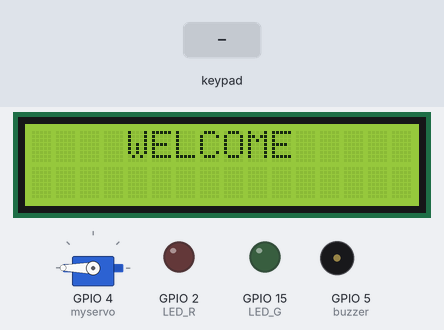
A sketch run on a simulated ESP32. Parts: 16×2 character LCD, servo, output pins drawn as LEDs (lit = HIGH), buzzer (waves = sounding, pin HIGH). The inputs (shaded band) are chosen by the test bench. What the sketch prints to the serial monitor is not drawn.

Above: at 1.2 s.
1.3 s: keypad keys 1 2 3 4 pressed 0.4 s apart
At 2.9 s:
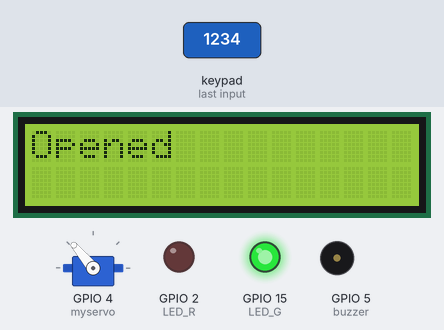
4.4 s: key 'B' pressed
At 5.7 s:
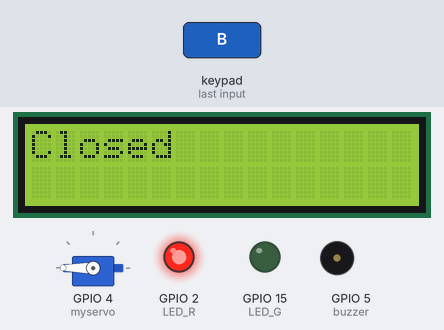
7.4 s: keypad keys 1 3 9 7 A pressed 0.4 s apart
At 9.9 s:
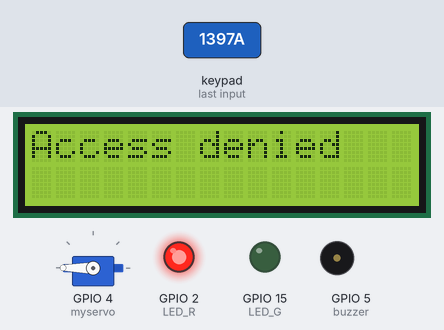
12.4 s: keypad keys 1 2 3 4 # pressed 0.4 s apart
At 15.7 s:
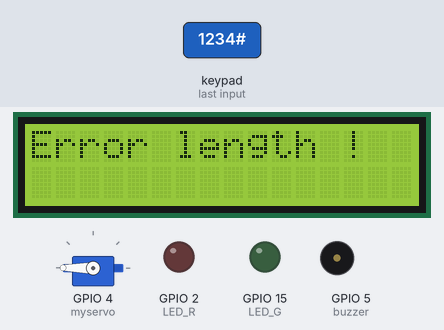
15.9 s: key '4' pressed
At 18.4 s:
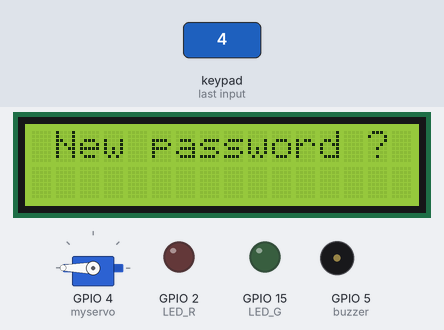
18.7 s: keypad keys 1 2 3 4 * pressed 0.4 s apart
At 20.3 s:
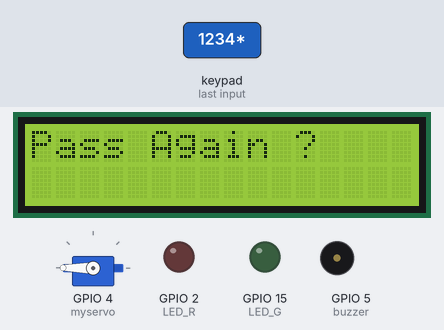
Timing chart, 0 to 21.8 s (numbered marks = the images above; inputs shaded):
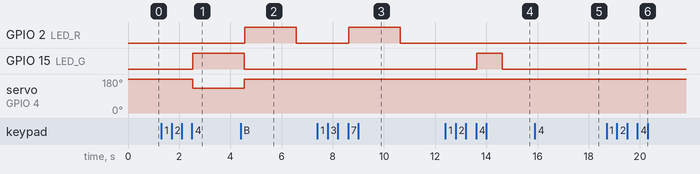

The sketch:

codeCesp32.ino
```cpp
#include <Wire.h>
#include <LiquidCrystal_I2C.h>
#include <Keypad.h>
#include <ESP32Servo.h>

LiquidCrystal_I2C lcd(0x27, 16, 2);
Servo myservo;

const byte ROWS = 4;
const byte COLS = 4;

char keys[ROWS][COLS] = {
  { '1', '2', '3', 'A' },
  { '4', '5', '6', 'B' },
  { '7', '8', '9', 'C' },
  { '*', '0', '#', 'D' }
};

byte rowPins[ROWS] = { 13, 12, 14, 27 };
byte colPins[COLS] = { 26, 25, 33, 32 };
Keypad keypad = Keypad(makeKeymap(keys), rowPins, colPins, ROWS, COLS);

int LED_G = 15;
int LED_R = 2;
int buzzer = 5;

const int maxAttempts = 3;
int lockDuration = 10000;
const int additionalLockTime = 10000;

String adminPassword = "1234";
String enteredPassword = "";
unsigned long lockTime = 0;
int failedAttempts = 0;
bool doorLocked = false;
bool lcdIsDisplayed = false;

int passwordLength = 4;

void setup() {
  Serial.begin(115200);
  lcd.init();
  lcd.backlight();
  lcd.clear();
  pinMode(LED_G, OUTPUT);
  pinMode(LED_R, OUTPUT);
  pinMode(buzzer, OUTPUT);
  myservo.attach(4);
  myservo.write(180);
}

void loop() {

  char key = keypad.getKey();
  displayPassword(enteredPassword);

  if (doorLocked) {
    handleLockedDoor(key);
  } else {
    handleUnlockedDoor(key);
  }
}
void handleLockedDoor(char key) {
  unsigned long elapsedTime = millis() - lockTime;
  if (elapsedTime >= lockDuration) {
    doorLocked = false;
    lcd.clear();
    lcdIsDisplayed = false;
  } else {
    lcd.clear();
    lcd.print("Door locked");
    lcd.setCursor(0, 1);
    lcd.print("Time: " + String((lockDuration - elapsedTime) / 1000) + "s");
    delay(1000);
  }
}

void handleUnlockedDoor(char key) {
  if (key) {
    if (key == 'C') {
      clearScreen();
    } else if (key == 'B') {
      operateServo(180, LED_R, "Closed");
      lcdIsDisplayed = false;
    } else if (key == 'A') {
      enterOldPassword();
    } else {
      enteredPassword += key;
      lcd.clear();
      lcd.setCursor(4, 0);
      lcd.print("Password ");
      if (enteredPassword.length() == passwordLength) {
        checkPassword();
      }
    }
  } else {
    displayWelcomeMessage();
  }
}

void operateServo(int pos, int ledPin, const char* statusMessage) {
  myservo.write(pos);
  digitalWrite(ledPin, HIGH);
  lcd.clear();
  lcd.setCursor(0, 0);
  lcd.print(statusMessage);
  delay(2000);
  digitalWrite(ledPin, LOW);
  lcd.clear();
}

void checkPassword() {
  if (enteredPassword == adminPassword) {
    operateServo(130, LED_G, "Opened");
    enteredPassword = "";
    myservo.write(180);
    failedAttempts = 0;
  } else {
    operateServo(180, LED_R, "Access denied");
    enteredPassword = "";
    lcd.clear();
    increaseFailedAttempts();
  }

  lcdIsDisplayed = false;
}

void increaseFailedAttempts() {
  failedAttempts++;

  if (failedAttempts >= 4) {
    lockDuration += additionalLockTime;
  }

  if (failedAttempts >= maxAttempts) {
    for (int i = 0; i < 3; i++) {
      digitalWrite(buzzer, HIGH);
      delay(500);
      digitalWrite(buzzer, LOW);
      delay(50);
    }
    lockDoor();
  }
}

void lockDoor() {
  doorLocked = true;
  lockTime = millis();
  lcd.clear();
  lcd.print("Door locked");
}
char previouslenght;
int attempts = 3;

void enterOldPassword() {
  lcd.clear();
  lcd.print("Change password");
  delay(2000);
  lcd.clear();
  lcd.print("  Old password ?");
  String enteredOldPassword = "";
  while (enteredOldPassword.length() < passwordLength) {
    char key = keypad.getKey();
    displayPassword(enteredOldPassword);
    if (key) {
      if (key == 'C') {
        clearScreen();
        return;
      }
      enteredOldPassword += key;
    }
  }

  if (enteredOldPassword == adminPassword) {
    lcd.clear();
    lcd.print("    Correct ");
    digitalWrite(LED_G, HIGH);
    delay(1000);
    digitalWrite(LED_G, LOW);
    delay(500);

    changelengthPassword();

    lcd.clear();
    lcd.print(" New password ?");
    String newPassword = enterPassword();

    lcd.clear();
    lcd.print("Pass Again ?");
    String newPasswordAgain = enterPassword();
    bool error = false;
    while (newPasswordAgain != newPassword) {
      attempts--;
      lcd.clear();
      lcd.print("Don't match");
      digitalWrite(LED_R, HIGH);
      lcd.setCursor(2, 1);
      lcd.print(attempts);
      lcd.print(" time left");
      delay(2000);
      digitalWrite(LED_R, LOW);

      if (attempts < 1) {
        error = true;
        break;
      }

      lcd.clear();
      lcd.print("Pass again ?");
      newPasswordAgain = enterPassword();
    }
    if (error) {
      for (int i = 0; i < 3; i++) {
        digitalWrite(buzzer, HIGH);
        delay(500);
        digitalWrite(buzzer, LOW);
        delay(50);
      }
      attempts = 3;
      passwordLength = previouslenght;
      clearScreen();
      return;
    }

    attempts = 3;

    adminPassword = newPassword;
    lcd.clear();
    lcd.print("Password changed");
    digitalWrite(LED_G, HIGH);
    delay(2000);
    digitalWrite(LED_G, LOW);
  } else {
    lcd.clear();
    lcd.print("Error !");
    digitalWrite(LED_R, HIGH);
    delay(2000);
    digitalWrite(LED_R, LOW);
    enterOldPassword();
  }
  previouslenght = passwordLength;
  clearScreen();
}

void changelengthPassword() {
  lcd.clear();
  lcd.print("Length Pass ?");
  bool error = false;
  char key;
  do {
    key = keypad.getKey();
    if (key) {
      if (key == 'C') {
        clearScreen();
        return;
      } else if (key == '4' || key == '5' || key == '6' || key == '7' || key == '8') {
        passwordLength = key - '0';
        Serial.println(passwordLength);
        lcd.setCursor(4, 1);
        lcd.print(passwordLength);
        delay(1000);
        break;
      } else {
        lcd.clear();
        lcd.print("Error length !");
        delay(1000);
        error = true;
        break;
      }
    }
  } while (true);
  if (error) {
    changelengthPassword();
  }
}

String enterPassword() {
  String password = "";
  while (password.length() < passwordLength) {
    char key = keypad.getKey();
    displayPassword(password);
    if (key) {
      if (key == 'C') {
        clearScreen();
        return "";
      }
      password += key;
    }
  }
  return password;
}


int blinkCounter = 0;
void displayPassword(String password) {
  lcd.setCursor(6, 1);
  for (int i = 0; i < password.length(); i++) {
    lcd.print('*');
  }

  if (password.length() > 0) {
    if (blinkCounter < 30) {
      lcd.print('_');
    } else {
      lcd.print(' ');
    }

    blinkCounter++;
    if (blinkCounter == 60) {
      blinkCounter = 0;
    }
  }
}

void clearScreen() {
  lcd.clear();
  lcdIsDisplayed = false;
  lcd.print("Cleared screen");
  delay(2000);
  lcd.clear();
  enteredPassword = "";
}

void displayWelcomeMessage() {
  if (!lcdIsDisplayed) {
    lcdIsDisplayed = true;
    lcd.setCursor(4, 0);
    lcd.print("WELCOME");
  }
}
```

Measured:
- after the input at 1.3 s, GPIO 15 (LED_G): LOW → HIGH after 1.2 s; servo on GPIO 4 (myservo): 180° → 130° after 1.2 s; the display: first changes at once (image 1 shows a later state)
- after the input at 4.4 s, GPIO 2 (LED_R): LOW → HIGH after 0.16 s, → LOW 2.0 s later; the display: first differs from a run without the input after 0.17 s (image 2)
- after the input at 7.4 s, GPIO 2 (LED_R): LOW → HIGH after 1.2 s, → LOW 2.0 s later; the display: first changes at once (image 3 shows a later state)
- after the input at 12.4 s, GPIO 15 (LED_G): LOW → HIGH after 1.2 s, → LOW 1.0 s later; the display: first changes after 0.44 s (image 4 shows a later state)
- after the input at 15.9 s, the display: first changes after 0.31 s (image 5 shows a later state)
- after the input at 18.7 s, the display: first changes after 0.15 s (image 6 shows a later state)
- what the display in image 2 shows lasts 2.0 s, from 4.6 s to 6.6 s
